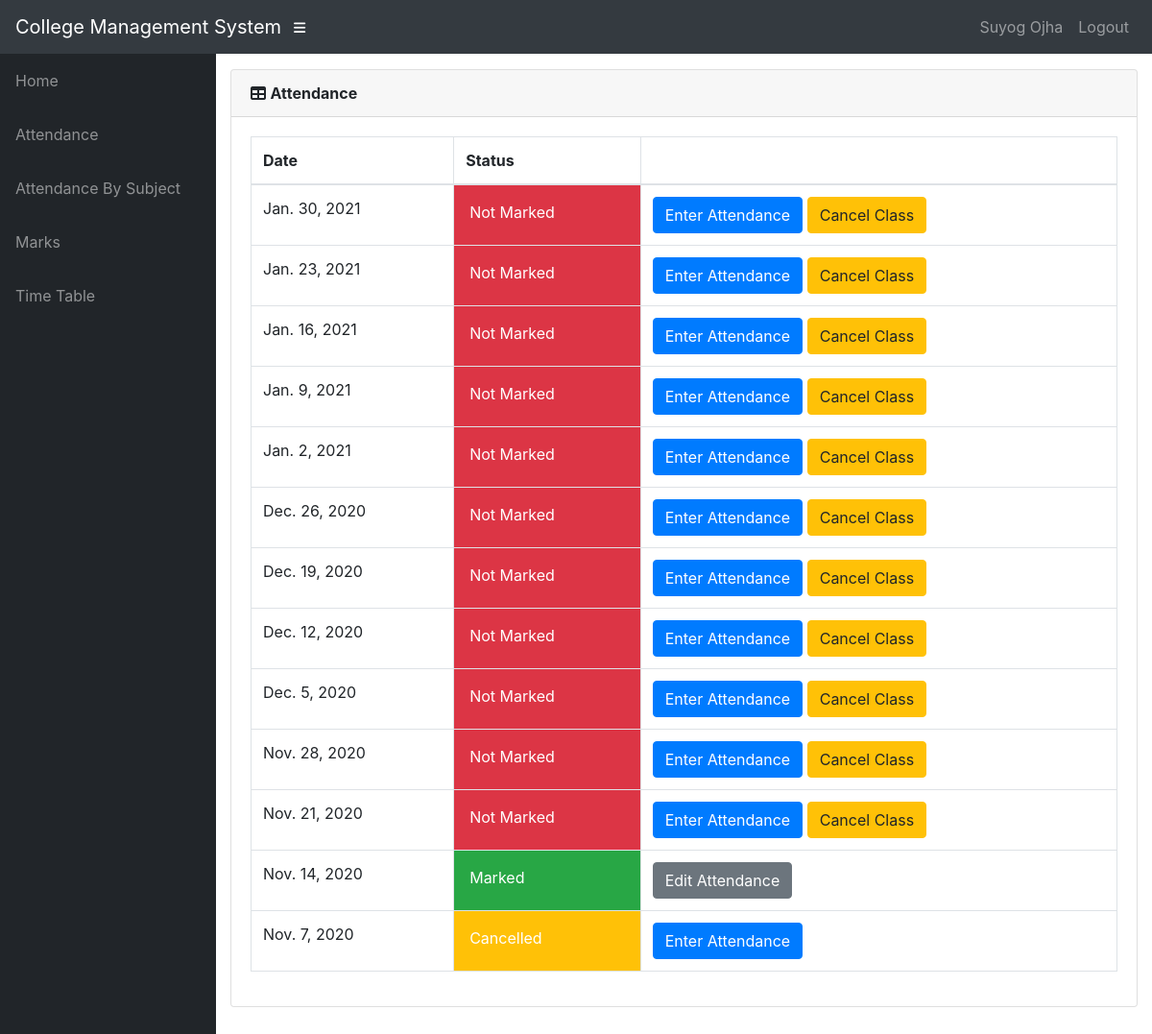
The app's page /info/teacher/41/ClassDates/ (signed in) with its own data.
### info/models.py (models this page shows, shortened)
class User(AbstractUser):
    @property
    def is_student(self):
        if hasattr(self, 'student'):
            return True
        return False

class Student(models.Model):
    user = models.OneToOneField(User, on_delete=models.CASCADE, null=True)
    class_id = models.ForeignKey(Class, on_delete=models.CASCADE, default=1)
    USN = models.CharField(primary_key='True', max_length=100)
    name = models.CharField(max_length=200)
    sex = models.CharField(max_length=50, choices=sex_choice, default='Male')
    DOB = models.DateField(default='1998-01-01')

class AttendanceClass(models.Model):
    assign = models.ForeignKey(Assign, on_delete=models.CASCADE)
    date = models.DateField()
    status = models.IntegerField(default=0)
    class Meta:
        verbose_name = 'Attendance'
        verbose_name_plural = 'Attendance'

### info/views.py (the view)
# urls.py: path('teacher/<int:assign_id>/ClassDates/', views.t_class_date, name='t_class_date'),
@login_required()
def t_class_date(request, assign_id):
    now = timezone.now()
    ass = get_object_or_404(Assign, id=assign_id)
    att_list = ass.attendanceclass_set.filter(date__lte=now).order_by('-date')
    return render(request, 'info/t_class_date.html', {'att_list': att_list})

### info/templates/info/t_class_date.html
{% extends 'info/base.html' %}
{% block content %}
    <div class="card mb-3">
        <div class="card-header">
              <i class="fas fa-table"></i>
            <b>Attendance</b></div>
            <div class="card-body">
              <div class="table-responsive">
                <table class="table table-bordered" id="dataTable" width="100%" cellspacing="0">
                  <thead>
                    <tr>
                        <th>Date</th>
                        <th>Status</th>
                        <th></th>
                    </tr>
                  </thead>
                  <tbody>
                    {% for a in att_list %}
                    <tr>
                        <td>{{ a.date }}</td>
                        {% if a.status == 0 %}
                            <td class="p-3 mb-2 bg-danger text-white">Not Marked</td>
                            <td>
                                <a class="btn btn-primary" href="{% url 't_attendance' a.id %}" role="button">Enter Attendance</a>
                                <a class="btn btn-warning" href="{% url 'cancel_class' a.id %}">Cancel Class</>
                            </td>
                        {% elif a.status == 1 %}
                            <td class="p-3 mb-2 bg-success text-white">Marked</td>
                            <td><a class="btn btn-secondary" href="{% url 'edit_att' a.id %}" role="button">Edit Attendance</a> </td>
                        {% else %}
                            <td class="p-3 mb-2 bg-warning text-white">Cancelled</td>
                            <td><a class="btn btn-primary" href="{% url 't_attendance' a.id %}" role="button">Enter Attendance</a></td>
                        {% endif %}
                    </tr>
                    {% empty %}
                            <p>student has no courses</p>
                    {% endfor %}
                  </tbody>
                </table>
              </div>
        </div>
    </div>
{% endblock %}

### info/templates/info/base.html (shortened to what this page needs)
<!DOCTYPE html>
<html lang="en">
  <head>
      {% load static %}
    <link href="{% static '/info/bootstrap/vendor/bootstrap/css/bootstrap.min.css' %}" rel="stylesheet">
    <link href="{% static '/info/bootstrap/vendor/fontawesome-free/css/all.min.css' %}" rel="stylesheet" type="text/css">
    <link href="{% static '/info/bootstrap/vendor/datatables/dataTables.bootstrap4.css' %}" rel="stylesheet">
    <link href="{% static '/info/bootstrap/css/sb-admin.css' %}" rel="stylesheet">
  </head>
  <body id="page-top">
    <nav class="navbar navbar-expand navbar-dark bg-dark static-top">
      <a class="navbar-brand mr-1" href="{% url 'index' %}">College Management System</a>
      <button class="btn btn-link btn-sm text-white order-1 order-sm-0" id="sidebarToggle" href="#">
        <i class="fas fa-bars"></i>
      </button>
        <div class="collapse navbar-collapse" id="navbarResponsive">
          <ul class="navbar-nav ml-auto">
            <li class="nav-item">
                {% if request.user.is_student %}
                    <a class="nav-link text-capitalize">{{ request.user.student.name }}</a>
                {% elif request.user.is_teacher %}
                    <a class="nav-link text-capitalize">{{ request.user.teacher.name }}</a>
                {% endif %}
            </li>
            <li class="nav-item">
                <a class="nav-link" href="#" data-toggle="modal" data-target="#logoutModal">Logout</a>
            </li>
          </ul>
        </div>
    </nav>
    <div id="wrapper">
      <ul class="sidebar navbar-nav">
            <li class="nav-item">
              <a class="nav-link" href="{% url 'index' %}">
                <span>Home</span>
              </a>
            </li>
        {% if request.user.is_student %}
            <li class="nav-item">
              <a class="nav-link" href="{% url 'attendance' request.user.student.USN %}">
                <span>Attendance</span>
              </a>
            </li>
            <li class="nav-item">
              <a class="nav-link" href="{% url 'attendance' request.user.student.USN %}">
                <span>Attendance By Subject</span>
              </a>
            </li>
            <li class="nav-item">
              <a class="nav-link" href="{% url 'marks_list' request.user.student.USN %}">
                <span>Marks</span>
              </a>
            </li>
              <li class="nav-item">
              <a class="nav-link" href="{% url 'timetable' request.user.student.class_id_id %}">
                <span>Time Table</span>
              </a>
            </li>
        {% endif %}
      </ul>
      <div id="content-wrapper">
        <div class="container-fluid">
            {% block content %}
            {% endblock %}
        </div>
      </div>
    </div>
  </body>
</html>

### records on screen
User: user.student.name "Suyog Ojha"
AttendanceClass: date "Jan. 30, 2021", status "Not Marked"
AttendanceClass: date "Jan. 23, 2021", status "Not Marked"
AttendanceClass: date "Jan. 16, 2021", status "Not Marked"
AttendanceClass: date "Jan. 9, 2021", status "Not Marked"
AttendanceClass: date "Jan. 2, 2021", status "Not Marked"
AttendanceClass: date "Dec. 26, 2020", status "Not Marked"
AttendanceClass: date "Dec. 19, 2020", status "Not Marked"
AttendanceClass: date "Dec. 12, 2020", status "Not Marked"
AttendanceClass: date "Dec. 5, 2020", status "Not Marked"
AttendanceClass: date "Nov. 28, 2020", status "Not Marked"
AttendanceClass: date "Nov. 21, 2020", status "Not Marked"
AttendanceClass: date "Nov. 14, 2020", status "Marked"
AttendanceClass: date "Nov. 7, 2020", status "Cancelled"
